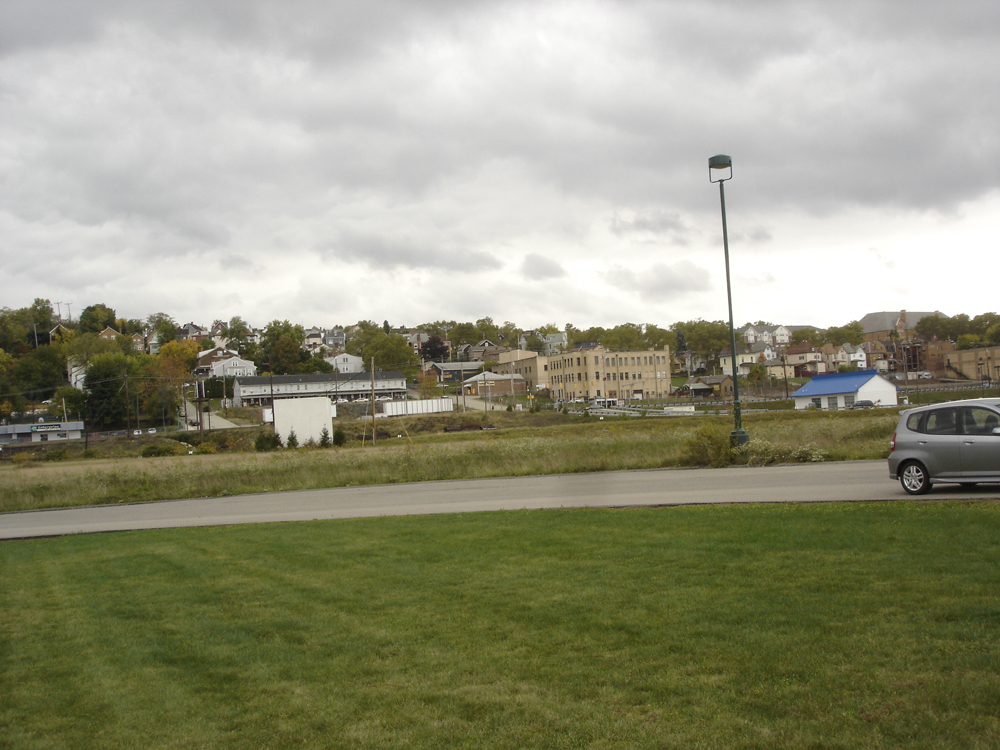
#> input picture task_2/images/pano1.jpg, 1000 x 750 px
$ python 02_stitching.py
#> lines starting #> are read from the running program, lines starting #| are printed output that depends on the picture; after the words box and inside, x2 and y2 are one past the last pixel; in counts of white or black regions, pixels touching at a corner belong together
### task_2/ImageStitcher.py
import numpy as np
import cv2


# complete the class ImageStitcher

class ImageStitcher:
    """A simple class for stitching two images. The class expects two color images"""

    def __init__(self, imagelist):

        self.imagelist = imagelist

        # match ratio to clean feature area from non-important ones
        self.distanceRatio = 0.75
        # theshold for homography
        self.reprojectionThreshold = 4.0

    def match_keypoints(self, kpsPano1, kpsPano2, descriptors1, descriptors2):
        """This function computes the matching of image features between two different
        images and a transformation matrix (aka homography) that we will use to unwarp the images
        and place them correctly next to each other. There is no need for modifying this, we will
        cover what is happening here later in the course.
        """
        # compute the raw matches using a Bruteforce matcher that
        # compares image descriptors/feature vectors in high-dimensional space
        # by employing K-Nearest-Neighbor match (more next course)
        bf = cv2.BFMatcher()
        rawmatches = bf.knnMatch(descriptors1, descriptors2, 2)
        matches = []

        # loop over the raw matches and filter them
        for m in rawmatches:
            if len(m) == 2 and m[0].distance < m[1].distance * self.distanceRatio:
                matches.append((m[0].trainIdx, m[0].queryIdx))

        print("matches:", len(matches))
        # we need to compute a homography - more next course
        # computing a homography requires at least 4 matches
        if len(matches) > 4:
            # construct the two sets of points
            ptsPano1 = np.float32([kpsPano1[i].pt for (_, i) in matches])
            ptsPano2 = np.float32([kpsPano2[i].pt for (i, _) in matches])

            # compute the homography between the two sets of points
            H, status = cv2.findHomography(ptsPano1, ptsPano2, cv2.RANSAC, self.reprojectionThreshold)

            # we return the corresponding perspective transform and some
            # necessary status object + the used matches
            return H, status, matches

        # otherwise, no homograpy could be computed
        return None

    def draw_matches(self, img1, img2, kp1, kp2, matches, status):
        """For each pair of points we draw a line between both images and circles,
        then connect a line between them.
        Returns a new image containing the visualized matches
        """

        (h1, w1) = img1.shape[:2]
        (h2, w2) = img2.shape[:2]
        vis = np.zeros((max(h1, h2), w1 + w2, 3), dtype="uint8")
        vis[0:h1, 0:w1] = img1
        vis[0:h2, w1:] = img2

        for ((idx2, idx1), s) in zip(matches, status):
            # only process the match if the keypoint was successfully matched
            if s == 1:

                # x - columns
                # y - rows
                (x1, y1) = kp1[idx1].pt
                (x2, y2) = kp2[idx2].pt

                # Draw a small circle at both co-ordinates
                # radius 4
                # colour blue
                # thickness = 1
                cv2.circle(vis, (int(x1), int(y1)), 4, (255, 255, 0), 1)
                cv2.circle(vis, (int(x2) + w1, int(y2)), 4, (255, 255, 0), 1)

                # Draw a line in between the two points
                # thickness = 1
                # colour blue
                cv2.line(vis, (int(x1), int(y1)), (int(x2) + w1, int(y2)), (255, 0, 0), 1)
        return vis

    def detect_and_compute(self, image):
        descriptor = cv2.xfeatures2d.SIFT_create()
        (kps, features) = descriptor.detectAndCompute(image, None)
        # kps = np.float32([kp.pt for kp in kps])
        return kps, features

    def stitch_to_panorama(self):
        first_img = self.imagelist[0]
        img = self.imagelist[1]
        img2 = self.imagelist[2]

        kps_1, features_1 = self.detect_and_compute(first_img)
        kps_2, features_2 = self.detect_and_compute(img)
        kps_3, features_3 = self.detect_and_compute(img2)

        M = self.match_keypoints(kps_1, kps_2, features_1, features_2)

        if M is None:
            return None
        H, status, matches = M

        result = cv2.warpPerspective(first_img, H, (img.shape[1] + first_img.shape[1], img.shape[0]))
        result[0:img.shape[0], 0:img.shape[1]] = img

        vis = self.draw_matches(first_img, img, kps_1, kps_2, matches, status)

        kps_r, features_r = self.detect_and_compute(result)
        M = self.match_keypoints(kps_r, kps_3, features_r, features_3)
        if M is None:
            return None
        H, status, matches = M

        result = cv2.warpPerspective(result, H, (img.shape[1] + result.shape[1], img.shape[0]))
        result[0:img2.shape[0], 0:img2.shape[1]] = img2

        matchList = vis
        panoramaImg = result
        return matchList, panoramaImg

### task_2/02_stitching.py
import numpy as np
import cv2
import math
import sys
from pathlib import Path
from ImageStitcher import *

############################################################
#
#                   Image Stitching
#
############################################################

# 1. load panorama images
REAL_IMG_PATH_1 = 'images/pano1.jpg'
REAL_IMG_PATH_2 = 'images/pano2.jpg'
REAL_IMG_PATH_3 = 'images/pano3.jpg'
p = Path(__file__)
IMG_PATH_1 = str(p.absolute().parent.joinpath(REAL_IMG_PATH_1))
IMG_PATH_2 = str(p.absolute().parent.joinpath(REAL_IMG_PATH_2))
IMG_PATH_3 = str(p.absolute().parent.joinpath(REAL_IMG_PATH_3))
pano_1 = cv2.imread(IMG_PATH_1)
#> pano_1 is the input picture: shape (750, 1000, 3); mean B, G, R 125.1, 148.1, 147.9
pano_2 = cv2.imread(IMG_PATH_2)
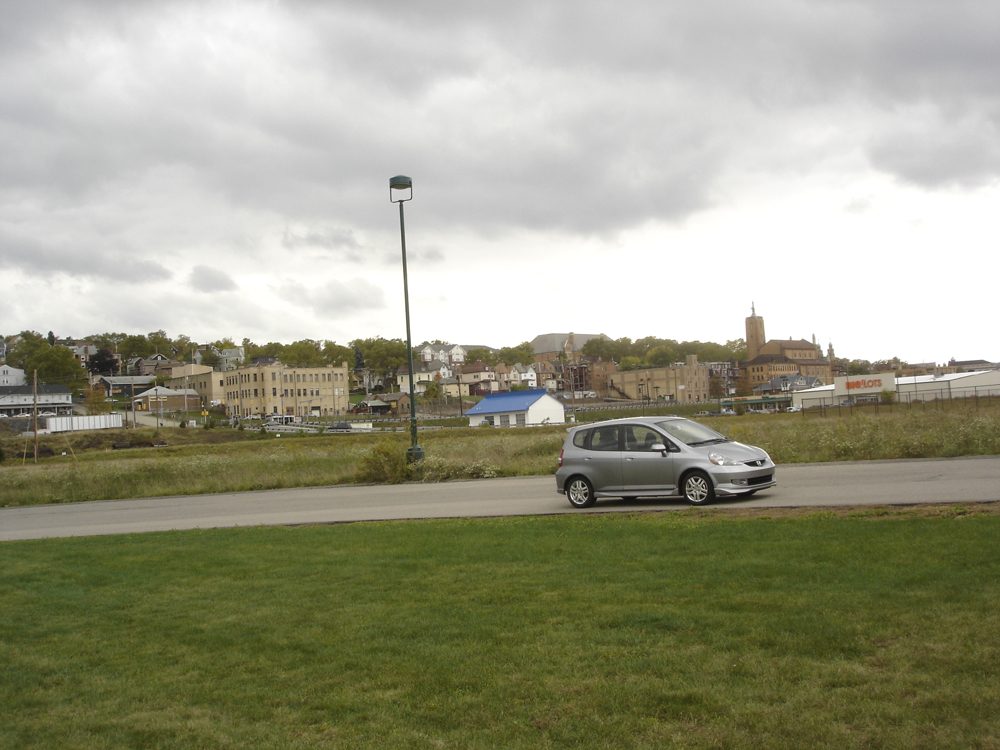
#> input picture task_2/images/pano2.jpg, 1000 x 750 px
#> pano_2 is the input picture: shape (750, 1000, 3); mean B, G, R 134.5, 155.7, 155.6
pano_3 = cv2.imread(IMG_PATH_3)
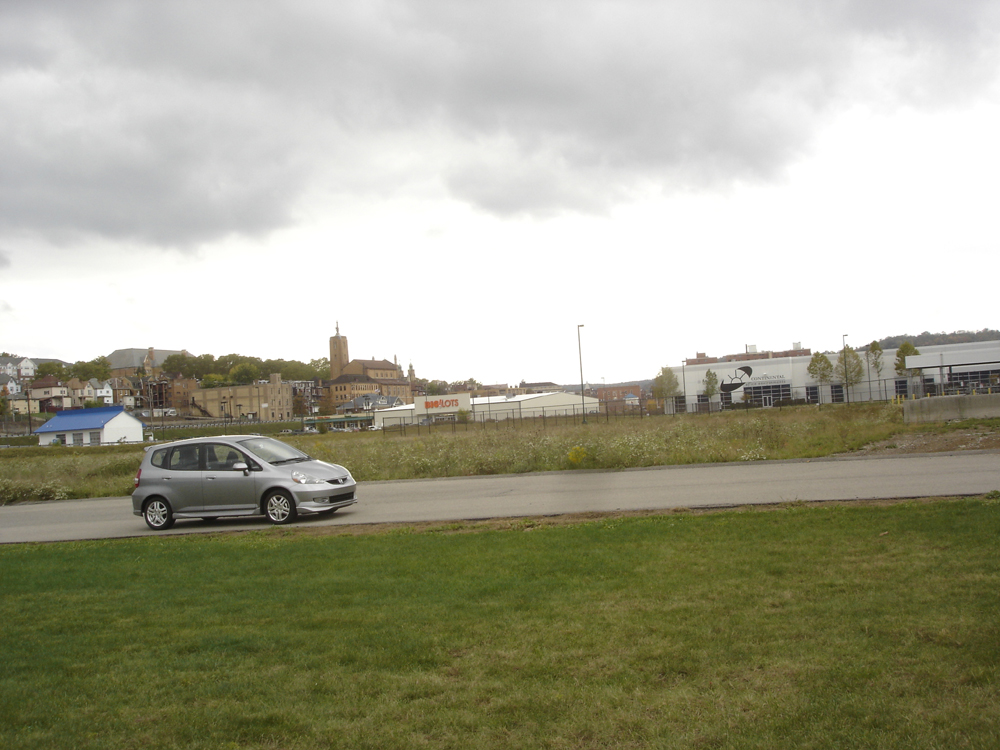
#> input picture task_2/images/pano3.jpg, 1000 x 750 px
#> pano_3 is the input picture: shape (750, 1000, 3); mean B, G, R 144.6, 164.3, 164.9

# order of input images is important is important (from right to left)
imageStitcher = ImageStitcher([pano_3, pano_2, pano_1])  # list of images
#> in __init__, `self.imagelist = imagelist`: self.imagelist = 3 items
matchlist, result = imageStitcher.stitch_to_panorama()
#> in detect_and_compute, `(kps, features) = descriptor.detectAndCompute(image, None)`: kps = 1191 keypoints; strongest (x, y, size): (244, 465, 3.2), (123, 428, 21.6), (748, 370, 5.7), (278, 499, 2.4)
#> in stitch_to_panorama, `kps_1, features_1 = self.detect_and_compute(first_img)`: kps_1 has the same summary as kps in detect_and_compute
#> in detect_and_compute (call 2), `(kps, features) = descriptor.detectAndCompute(image, None)`: kps = 1474 keypoints; strongest (x, y, size): (662, 447, 3.1), (278, 435, 2.1), (763, 461, 3.3), (401, 201, 2.7)
#> in stitch_to_panorama, `kps_2, features_2 = self.detect_and_compute(img)`: kps_2 has the same summary as kps in detect_and_compute
#> in detect_and_compute (call 3), `(kps, features) = descriptor.detectAndCompute(image, None)`: kps = 1616 keypoints; strongest (x, y, size): (236, 352, 2.5), (346, 400, 1.9), (386, 322, 2.9), (190, 452, 2.2)
#> in stitch_to_panorama, `kps_3, features_3 = self.detect_and_compute(img2)`: kps_3 has the same summary as kps in detect_and_compute
#> in match_keypoints, `rawmatches = bf.knnMatch(descriptors1, descriptors2, 2)`: rawmatches = 1191 matches
#> after the loop in match_keypoints, `for m in rawmatches:`: matches = 432 pairs, first value 439 to 1470, second value 5 to 1186
#| matches: 432
#> in match_keypoints, `ptsPano1 = np.float32([kpsPano1[i].pt for (_, i) in matches])`: ptsPano1 = 432 pairs, first value 7.6 to 991.8, second value 200.6 to 730.4
#> in match_keypoints, `ptsPano2 = np.float32([kpsPano2[i].pt for (i, _) in matches])`: ptsPano2 = 432 pairs, first value 275.1 to 986, second value 193.1 to 719.4
#> in match_keypoints, `H, status = cv2.findHomography(ptsPano1, ptsPano2, cv2.RANSAC, self.re..`: H = [[0.789, 0.0159, 429.2], [-0.0903, 0.94, 8.87], [-0.000214, 6.14e-06, 1]]; status = 432 values, max 1 at index 0, min 0 at index 36, mean 0.938
#> in stitch_to_panorama, `result[0:img.shape[0], 0:img.shape[1]] = img`:
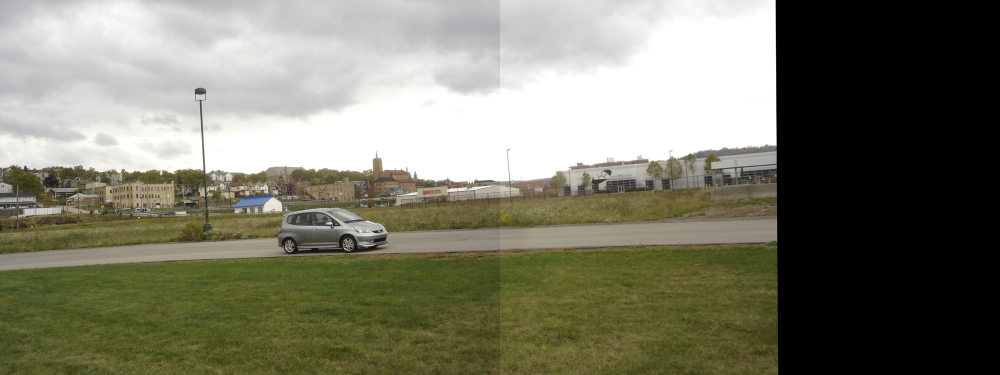
#> result: shape (750, 2000, 3) (shown at 1/2 size); mean B, G, R 106.5, 123.2, 123.7
#> in draw_matches, `vis[0:h1, 0:w1] = img1`:
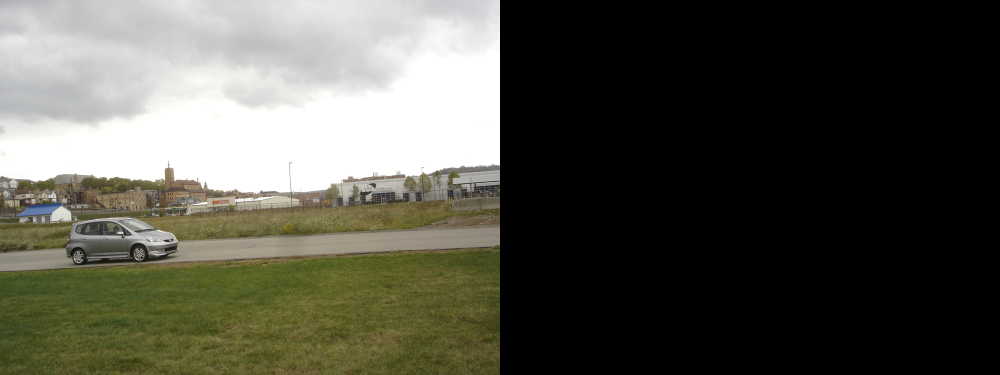
#> vis: shape (750, 2000, 3) (shown at 1/2 size); mean B, G, R 72.3, 82.1, 82.4
#> in draw_matches, `vis[0:h2, w1:] = img2`:
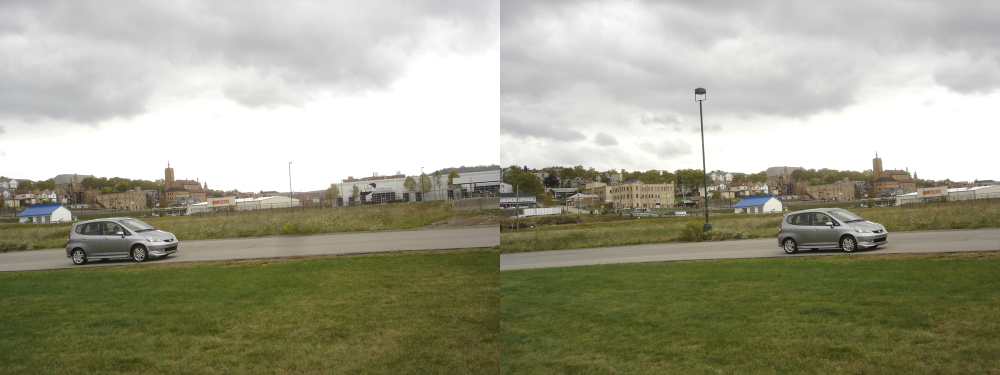
#> vis: shape (750, 2000, 3) (shown at 1/2 size); mean B, G, R 139.5, 160, 160.2
#> the loop in draw_matches, `for ((idx2, idx1), s) in zip(matches, status):` made 432 passes
#> (idx2, idx1, s, x1, y1, x2, y2) on passes 1 to 12: (755, 5, [1], 7.6, 432.6, 440.8, 414.6), (756, 7, [1], 9.17, 364.5, 441.3, 351.2), (758, 8, [1], 9.62, 370, 441.7, 356.1), (760, 12, [1], 11.08, 501.5, 445.5, 478.4), (759, 13, [1], 11.61, 447.3, 444.7, 428.4), (762, 16, [1], 14.38, 391.5, 446.5, 375.9), (764, 21, [1], 18.49, 370.7, 450, 356.7), (765, 22, [1], 18.97, 386.6, 450.6, 371.9), (767, 23, [1], 20.91, 406.5, 452.4, 390.1), (768, 25, [1], 22.26, 358.5, 453.4, 345.5), (769, 26, [1], 22.57, 363.9, 453.6, 350.6), (771, 27, [1], 23.09, 433, 455.2, 414.9)
#> (x1, y1, x2, y2) on passes 61 to 66: (90.74, 388.2, 516.1, 372.4), (92.27, 399.4, 517.9, 383), (93.16, 361.9, 517.8, 347.6), (95.55, 433, 521, 414.6), (98.04, 675.4, 524.2, 645.2), (98.79, 495.9, 524.4, 474.4)
#> after the loop in draw_matches, `for ((idx2, idx1), s) in zip(matches, status):`:
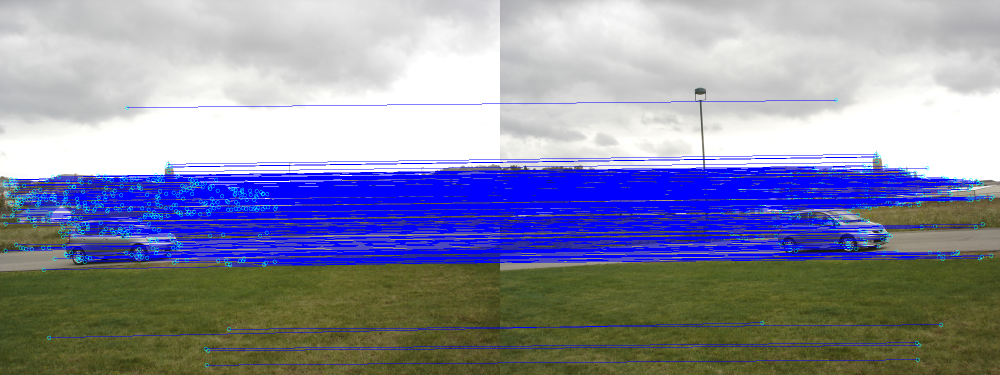
#> vis: shape (750, 2000, 3) (shown at 1/2 size); 16.86% of pixels changed, all inside (x1, y1, x2, y2) = (3, 196, 1990, 735)
#> in detect_and_compute (call 4), `(kps, features) = descriptor.detectAndCompute(image, None)`: kps = 2239 keypoints; strongest (x, y, size): (662, 447, 3.1), (1546, 283, 12), (1543, 279, 16.3), (278, 435, 2.1)
#> in stitch_to_panorama, `kps_r, features_r = self.detect_and_compute(result)`: kps_r has the same summary as kps in detect_and_compute
#> in match_keypoints (call 2), `rawmatches = bf.knnMatch(descriptors1, descriptors2, 2)`: rawmatches = 2239 matches
#| matches: 610
#> in stitch_to_panorama, `H, status, matches = M`: H = [[0.829, 0.0124, 337.4], [-0.075, 0.944, 9.02], [-0.000174, 5.48e-06, 1]]; status = 610 values, max 1 at index 0, min 0 at index 41, mean 0.933; matches = 610 pairs, first value 25 to 1614, second value 5 to 2211
#> in stitch_to_panorama, `result[0:img2.shape[0], 0:img2.shape[1]] = img2`:
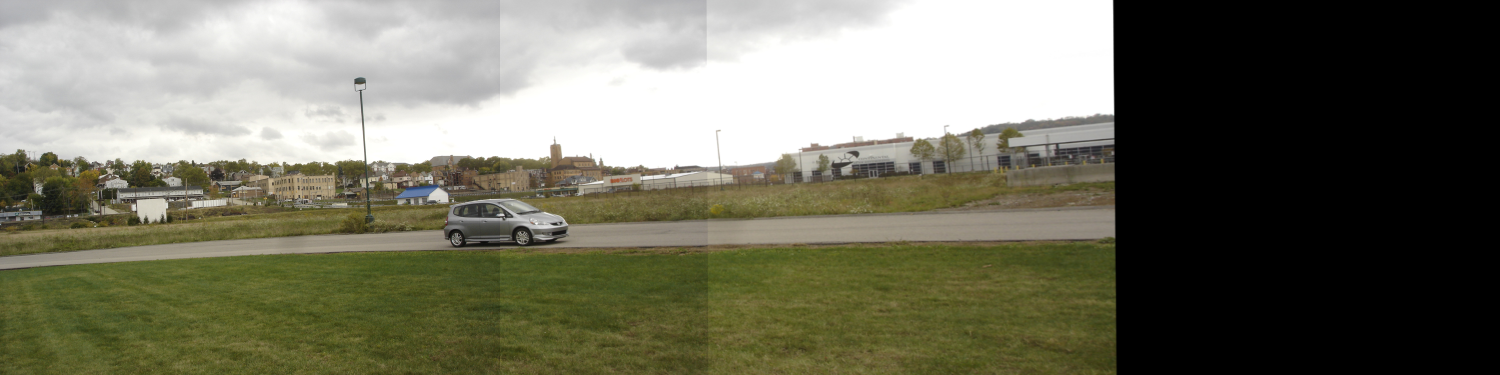
#> result: shape (750, 3000, 3) (shown at 1/2 size); mean B, G, R 96.9, 113.8, 114.4

if matchlist is None:
    print("We have not enough matching keypoints to create a panorama")
else:
    while True:
        ch = cv2.waitKey(1) & 0xFF
#> (key q is pressed here)
        if ch == ord('q'):
            break
        # [4 lines of commented-out code are left out]
        res_key = cv2.resize(matchlist, (800, 400), interpolation=cv2.INTER_CUBIC)
        res_pano = cv2.resize(result, (1200, 400), interpolation=cv2.INTER_CUBIC)
        cv2.imshow('matchelist', res_key)
        cv2.imshow('panorama', res_pano)
    cv2.destroyAllWindows()
